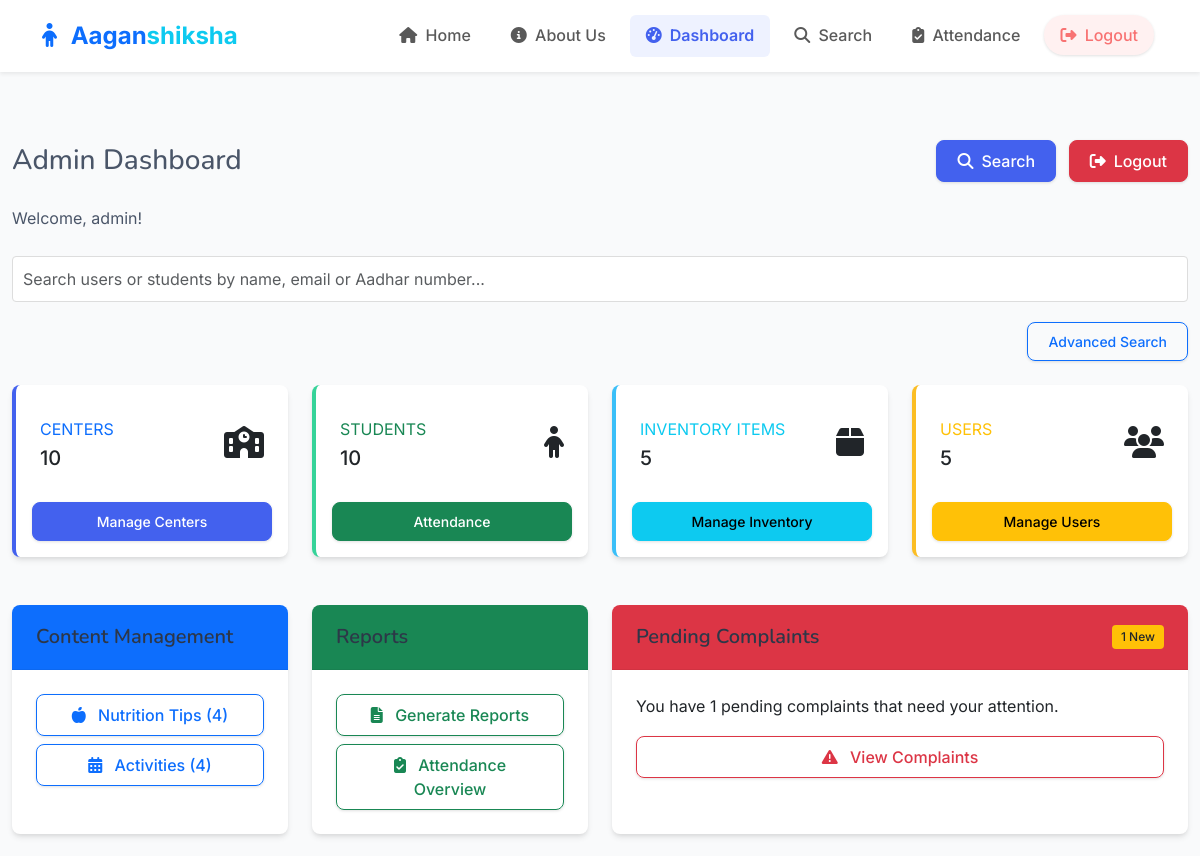
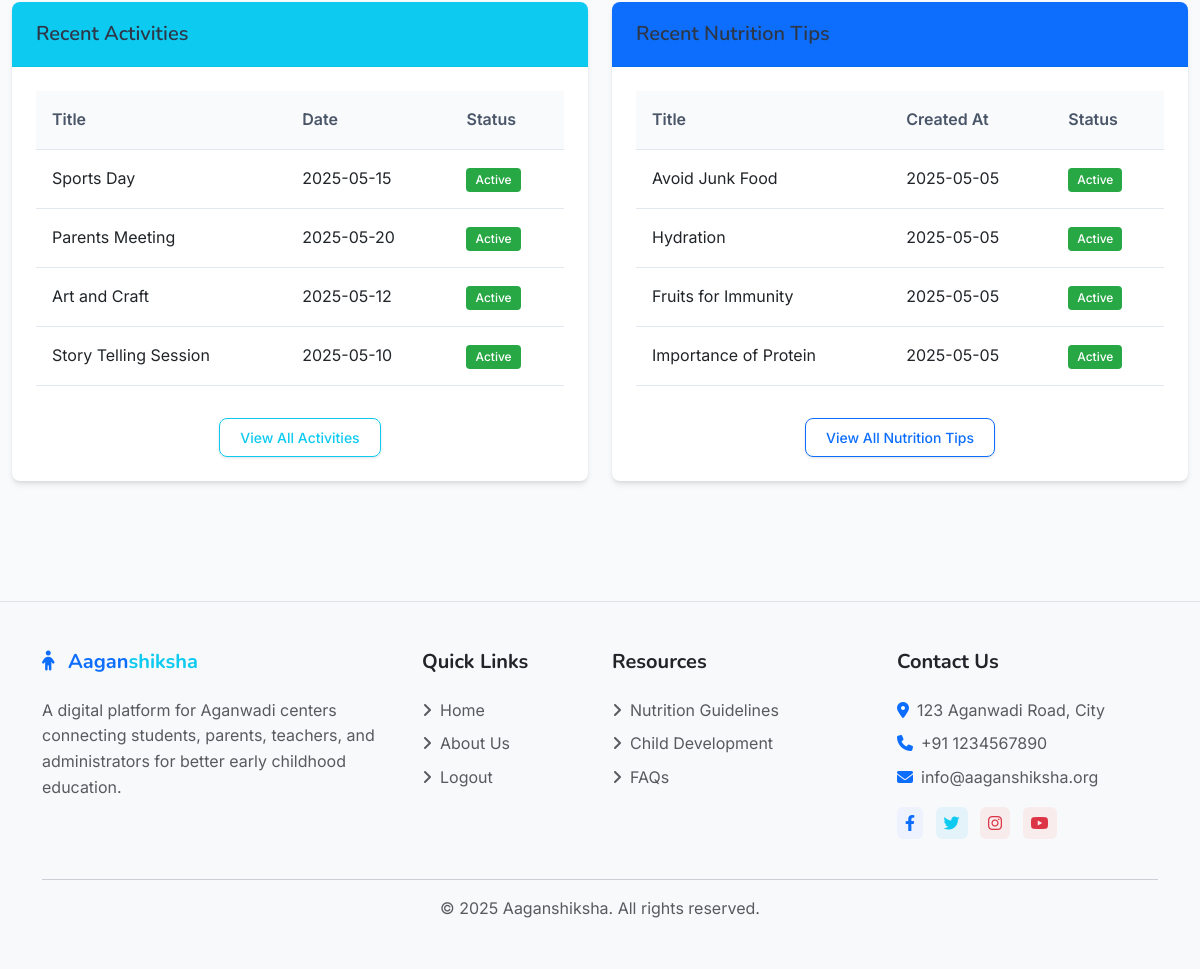
The app's page /admin/dashboard (signed in) with its own data (2 pictures, top to bottom).
### models.py (models this page shows, shortened)
class User(UserMixin, db.Model):
    id = db.Column(db.Integer, primary_key=True)
    username = db.Column(db.String(64), unique=True, nullable=False)
    email = db.Column(db.String(120), unique=True, nullable=False)
    password_hash = db.Column(db.String(256), nullable=False)
    role = db.Column(db.String(20), nullable=False)  # 'admin', 'teacher'
    aadhar_number = db.Column(db.String(12), unique=True, nullable=False)
    created_at = db.Column(db.DateTime, default=datetime.utcnow)
    center_id = db.Column(db.Integer, db.ForeignKey('center.id'), nullable=True)  # Only required for teachers
    center = db.relationship('Center', backref='teachers', lazy=True)
    complaints = db.relationship('Complaint', backref='author', lazy=True)
    nutrition_tips = db.relationship('NutritionTip', backref='created_by', lazy=True)
    activities = db.relationship('Activity', backref='created_by', lazy=True)

class Activity(db.Model):
    id = db.Column(db.Integer, primary_key=True, autoincrement=True)
    title = db.Column(db.String(100), nullable=False)
    description = db.Column(db.Text, nullable=False)
    date = db.Column(db.Date, nullable=False)
    user_id = db.Column(db.Integer, db.ForeignKey('user.id'), nullable=False)
    created_at = db.Column(db.DateTime, default=datetime.utcnow)
    updated_at = db.Column(db.DateTime, default=datetime.utcnow, onupdate=datetime.utcnow)
    is_active = db.Column(db.Boolean, default=True)

class NutritionTip(db.Model):
    id = db.Column(db.Integer, primary_key=True, autoincrement=True)
    title = db.Column(db.String(100), nullable=False)
    content = db.Column(db.Text, nullable=False)
    user_id = db.Column(db.Integer, db.ForeignKey('user.id'), nullable=False)
    created_at = db.Column(db.DateTime, default=datetime.utcnow)
    updated_at = db.Column(db.DateTime, default=datetime.utcnow, onupdate=datetime.utcnow)
    is_active = db.Column(db.Boolean, default=True)

### routes/admin.py (the view)
@admin_bp.route('/dashboard')
@login_required
@admin_required
def dashboard():
    users_count = User.query.count()
    centers_count = Center.query.count()
    students_count = Student.query.count()
    inventory_count = Inventory.query.count()
    tips_count = NutritionTip.query.count()
    activities_count = Activity.query.count()
    complaints_count = Complaint.query.filter_by(status='pending').count()
    recent_activities = Activity.query.order_by(Activity.created_at.desc()).limit(5).all()
    recent_tips = NutritionTip.query.order_by(NutritionTip.created_at.desc()).limit(5).all()
    return render_template('admin/dashboard.html',
                           users_count=users_count,
                           centers_count=centers_count,
                           students_count=students_count,
                           inventory_count=inventory_count,
                           tips_count=tips_count,
                           activities_count=activities_count,
                           complaints_count=complaints_count,
                           recent_activities=recent_activities,
                           recent_tips=recent_tips)

### templates/admin/dashboard.html (shortened to what this page needs)
{% extends 'base.html' %}
{% block head %}
<link rel="stylesheet" href="https://cdnjs.cloudflare.com/ajax/libs/Chart.js/2.9.4/Chart.min.css">
{% endblock %}
{% block content %}
<div class="container-fluid py-4">
    <div class="row mb-4">
        <div class="col">
            <div class="d-flex justify-content-between align-items-center mb-4">
                <h1 class="h3 mb-0">Admin Dashboard</h1>
                <div>
                    <a href="{{ url_for('admin.search') }}" class="btn btn-primary me-2">
                        <i class="fas fa-search me-2"></i>Search
                    </a>
                    <a href="{{ url_for('auth.logout') }}" class="btn btn-danger">
                        <i class="fas fa-sign-out-alt me-2"></i>Logout
                    </a>
                </div>
            </div>
            <p class="mb-0">Welcome, {{ current_user.username }}!</p>
        </div>
    </div>
    <div class="mb-4">
        <div class="search-container">
            <input type="text" id="searchInput" class="form-control search-input" placeholder="Search users or students by name, email or Aadhar number...">
        </div>
        <div class="text-end mt-2">
            <a href="{{ url_for('admin.search') }}" class="btn btn-sm btn-outline-primary">Advanced Search</a>
        </div>
    </div>
    <div class="row mb-4">
        <div class="col-xl-3 col-md-6 mb-4">
            <div class="card border-left-primary h-100 py-2">
                <div class="card-body">
                    <div class="row no-gutters align-items-center">
                        <div class="col mr-2">
                            <div class="text-xs font-weight-bold text-primary text-uppercase mb-1">
                                Centers</div>
                            <div class="h5 mb-0 font-weight-bold">{{ centers_count }}</div>
                        </div>
                        <div class="col-auto">
                            <i class="fas fa-school fa-2x text-gray-300"></i>
                        </div>
                    </div>
                </div>
                <div class="card-footer bg-transparent border-0">
                    <a href="{{ url_for('admin.centers') }}" class="btn btn-sm btn-primary w-100">
                        Manage Centers
                    </a>
                </div>
            </div>
        </div>
        <div class="col-xl-3 col-md-6 mb-4">
            <div class="card border-left-success h-100 py-2">
                <div class="card-body">
                    <div class="row no-gutters align-items-center">
                        <div class="col mr-2">
                            <div class="text-xs font-weight-bold text-success text-uppercase mb-1">
                                Students</div>
                            <div class="h5 mb-0 font-weight-bold">{{ students_count }}</div>
                        </div>
                        <div class="col-auto">
                            <i class="fas fa-child fa-2x text-gray-300"></i>
                        </div>
                    </div>
                </div>
                <div class="card-footer bg-transparent border-0">
                    <a href="{{ url_for('attendance.index') }}" class="btn btn-sm btn-success w-100">
                        Attendance
                    </a>
                </div>
            </div>
        </div>
        <div class="col-xl-3 col-md-6 mb-4">
            <div class="card border-left-info h-100 py-2">
                <div class="card-body">
                    <div class="row no-gutters align-items-center">
                        <div class="col mr-2">
                            <div class="text-xs font-weight-bold text-info text-uppercase mb-1">
                                Inventory Items</div>
                            <div class="h5 mb-0 font-weight-bold">{{ inventory_count }}</div>
                        </div>
                        <div class="col-auto">
                            <i class="fas fa-box fa-2x text-gray-300"></i>
                        </div>
                    </div>
                </div>
                <div class="card-footer bg-transparent border-0">
                    <a href="{{ url_for('admin.inventory') }}" class="btn btn-sm btn-info w-100">
                        Manage Inventory
                    </a>
                </div>
            </div>
        </div>
        <div class="col-xl-3 col-md-6 mb-4">
            <div class="card border-left-warning h-100 py-2">
                <div class="card-body">
                    <div class="row no-gutters align-items-center">
                        <div class="col mr-2">
                            <div class="text-xs font-weight-bold text-warning text-uppercase mb-1">
                                Users</div>
                            <div class="h5 mb-0 font-weight-bold">{{ users_count }}</div>
                        </div>
                        <div class="col-auto">
                            <i class="fas fa-users fa-2x text-gray-300"></i>
                        </div>
                    </div>
                </div>
                <div class="card-footer bg-transparent border-0">
                    <a href="{{ url_for('admin.users') }}" class="btn btn-sm btn-warning w-100">
                        Manage Users
                    </a>
                </div>
            </div>
        </div>
    </div>
    <div class="row">
        <div class="col-xl-3 col-md-6 mb-4">
            <div class="card h-100">
                <div class="card-header bg-primary text-white">
                    <h5 class="mb-0">Content Management</h5>
                </div>
                <div class="card-body">
                    <div class="d-grid gap-2">
                        <a href="{{ url_for('admin.nutrition') }}" class="btn btn-outline-primary">
                            <i class="fas fa-apple-alt me-2"></i> Nutrition Tips ({{ tips_count }})
                        </a>
                        <a href="{{ url_for('admin.activities') }}" class="btn btn-outline-primary">
                            <i class="fas fa-calendar-alt me-2"></i> Activities ({{ activities_count }})
                        </a>
                    </div>
                </div>
            </div>
        </div>
        <div class="col-xl-3 col-md-6 mb-4">
            <div class="card h-100">
                <div class="card-header bg-success text-white">
                    <h5 class="mb-0">Reports</h5>
                </div>
                <div class="card-body">
                    <div class="d-grid gap-2">
                        <a href="{{ url_for('admin.reports') }}" class="btn btn-outline-success">
                            <i class="fas fa-file-alt me-2"></i> Generate Reports
                        </a>
                        <a href="{{ url_for('attendance.index') }}" class="btn btn-outline-success">
                            <i class="fas fa-clipboard-check me-2"></i> Attendance Overview
                        </a>
                    </div>
                </div>
            </div>
        </div>
        <div class="col-xl-6 col-md-12 mb-4">
            <div class="card h-100">
                <div class="card-header bg-danger text-white d-flex justify-content-between align-items-center">
                    <h5 class="mb-0">Pending Complaints</h5>
                    <span class="badge bg-warning">{{ complaints_count }} New</span>
                </div>
                <div class="card-body">
                    {% if complaints_count > 0 %}
                        <p>You have {{ complaints_count }} pending complaints that need your attention.</p>
                        <div class="d-grid">
                            <a href="{{ url_for('admin.complaints') }}" class="btn btn-outline-danger">
                                <i class="fas fa-exclamation-triangle me-2"></i> View Complaints
                            </a>
                        </div>
                    {% else %}
                        <p>You have no pending complaints at this time.</p>
                    {% endif %}
                </div>
            </div>
        </div>
    </div>
    <div class="row">
        <div class="col-xl-6 mb-4">
            <div class="card h-100">
                <div class="card-header bg-info text-white">
                    <h5 class="mb-0">Recent Activities</h5>
                </div>
                <div class="card-body">
                    <div class="table-responsive">
                        <table class="table table-hover">
                            <thead>
                                <tr>
                                    <th>Title</th>
                                    <th>Date</th>
                                    <th>Status</th>
                                </tr>
                            </thead>
                            <tbody>
                                {% for activity in recent_activities %}
                                    <tr>
                                        <td>{{ activity.title }}</td>
                                        <td>{{ activity.date.strftime('%Y-%m-%d') }}</td>
                                        <td>
                                            {% if activity.is_active %}
                                                <span class="badge bg-success">Active</span>
                                            {% else %}
                                                <span class="badge bg-secondary">Inactive</span>
                                            {% endif %}
                                        </td>
                                    </tr>
                                {% endfor %}
                            </tbody>
                        </table>
                    </div>
                    <div class="text-center mt-3">
                        <a href="{{ url_for('admin.activities') }}" class="btn btn-sm btn-outline-info">View All Activities</a>
                    </div>
                </div>
            </div>
        </div>
        <div class="col-xl-6 mb-4">
            <div class="card h-100">
                <div class="card-header bg-primary text-white">
                    <h5 class="mb-0">Recent Nutrition Tips</h5>
                </div>
                <div class="card-body">
                    <div class="table-responsive">
                        <table class="table table-hover">
                            <thead>
                                <tr>
                                    <th>Title</th>
                                    <th>Created At</th>
                                    <th>Status</th>
                                </tr>
                            </thead>
                            <tbody>
                                {% for tip in recent_tips %}
                                    <tr>
                                        <td>{{ tip.title }}</td>
                                        <td>{{ tip.created_at.strftime('%Y-%m-%d') }}</td>
                                        <td>
                                            {% if tip.is_active %}
                                                <span class="badge bg-success">Active</span>
                                            {% else %}
                                                <span class="badge bg-secondary">Inactive</span>
                                            {% endif %}
                                        </td>
                                    </tr>
                                {% endfor %}
                            </tbody>
                        </table>
                    </div>
                    <div class="text-center mt-3">
                        <a href="{{ url_for('admin.nutrition') }}" class="btn btn-sm btn-outline-primary">View All Nutrition Tips</a>
                    </div>
                </div>
            </div>
        </div>
    </div>
</div>
{% endblock %}

### records on screen
User: username "admin"
Activity: title "Sports Day", date "2025-05-15", is_active "Active"
Activity: title "Parents Meeting", date "2025-05-20", is_active "Active"
Activity: title "Art and Craft", date "2025-05-12", is_active "Active"
Activity: title "Story Telling Session", date "2025-05-10", is_active "Active"
NutritionTip: title "Avoid Junk Food", created_at "2025-05-05", is_active "Active"
NutritionTip: title "Hydration", created_at "2025-05-05", is_active "Active"
NutritionTip: title "Fruits for Immunity", created_at "2025-05-05", is_active "Active"
NutritionTip: title "Importance of Protein", created_at "2025-05-05", is_active "Active"

### other values on screen
{{ centers_count }} "10"
{{ students_count }} "10"
{{ inventory_count }} "5"
{{ users_count }} "5"
{{ tips_count }} "4"
{{ activities_count }} "4"
{{ complaints_count }} "1"
{{ current_year|default(2025) }} "2025"
